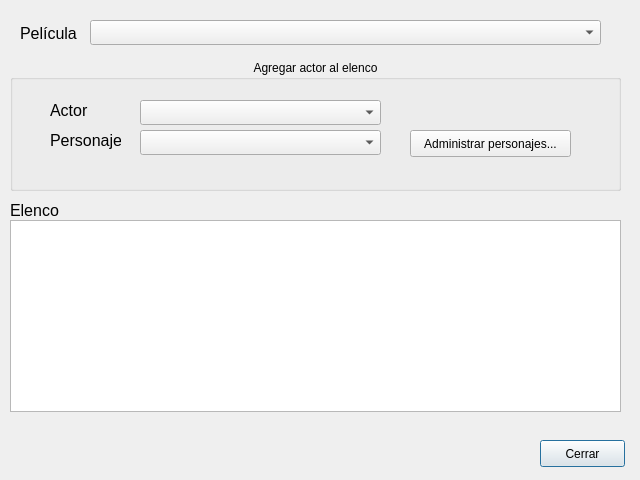
<?xml version="1.0" encoding="UTF-8"?>
<ui version="4.0">
 <class>Dialog</class>
 <widget class="QDialog" name="Dialog">
  <property name="geometry">
   <rect>
    <x>0</x>
    <y>0</y>
    <width>640</width>
    <height>480</height>
   </rect>
  </property>
  <property name="windowTitle">
   <string>Dialog</string>
  </property>
  <widget class="QPushButton" name="BCerrar">
   <property name="geometry">
    <rect>
     <x>540</x>
     <y>440</y>
     <width>85</width>
     <height>27</height>
    </rect>
   </property>
   <property name="text">
    <string>Cerrar</string>
   </property>
  </widget>
  <widget class="QTableWidget" name="tableWidget">
   <property name="geometry">
    <rect>
     <x>10</x>
     <y>220</y>
     <width>611</width>
     <height>192</height>
    </rect>
   </property>
  </widget>
  <widget class="QComboBox" name="CPelicula">
   <property name="geometry">
    <rect>
     <x>90</x>
     <y>20</y>
     <width>511</width>
     <height>25</height>
    </rect>
   </property>
  </widget>
  <widget class="QLabel" name="label_2">
   <property name="geometry">
    <rect>
     <x>20</x>
     <y>23</y>
     <width>71</width>
     <height>21</height>
    </rect>
   </property>
   <property name="font">
    <font>
     <pointsize>12</pointsize>
    </font>
   </property>
   <property name="text">
    <string>Película</string>
   </property>
  </widget>
  <widget class="QGroupBox" name="groupBox">
   <property name="geometry">
    <rect>
     <x>10</x>
     <y>60</y>
     <width>611</width>
     <height>131</height>
    </rect>
   </property>
   <property name="styleSheet">
    <string notr="true"/>
   </property>
   <property name="title">
    <string>Agregar actor al elenco</string>
   </property>
   <property name="alignment">
    <set>Qt::AlignHCenter|Qt::AlignTop</set>
   </property>
   <widget class="QComboBox" name="CPersonaje">
    <property name="geometry">
     <rect>
      <x>130</x>
      <y>70</y>
      <width>241</width>
      <height>25</height>
     </rect>
    </property>
   </widget>
   <widget class="QComboBox" name="CActor">
    <property name="geometry">
     <rect>
      <x>130</x>
      <y>40</y>
      <width>241</width>
      <height>25</height>
     </rect>
    </property>
   </widget>
   <widget class="QLabel" name="label_3">
    <property name="geometry">
     <rect>
      <x>40</x>
      <y>70</y>
      <width>71</width>
      <height>21</height>
     </rect>
    </property>
    <property name="font">
     <font>
      <pointsize>12</pointsize>
     </font>
    </property>
    <property name="text">
     <string>Personaje</string>
    </property>
   </widget>
   <widget class="QLabel" name="label">
    <property name="geometry">
     <rect>
      <x>40</x>
      <y>40</y>
      <width>41</width>
      <height>21</height>
     </rect>
    </property>
    <property name="font">
     <font>
      <pointsize>12</pointsize>
     </font>
    </property>
    <property name="text">
     <string>Actor</string>
    </property>
   </widget>
   <widget class="QPushButton" name="BPersonajes">
    <property name="geometry">
     <rect>
      <x>400</x>
      <y>70</y>
      <width>161</width>
      <height>27</height>
     </rect>
    </property>
    <property name="styleSheet">
     <string notr="true"/>
    </property>
    <property name="text">
     <string>Administrar personajes...</string>
    </property>
   </widget>
  </widget>
  <widget class="QLabel" name="label_4">
   <property name="geometry">
    <rect>
     <x>10</x>
     <y>200</y>
     <width>71</width>
     <height>21</height>
    </rect>
   </property>
   <property name="font">
    <font>
     <pointsize>12</pointsize>
    </font>
   </property>
   <property name="text">
    <string>Elenco</string>
   </property>
  </widget>
 </widget>
 <resources/>
 <connections/>
</ui>
